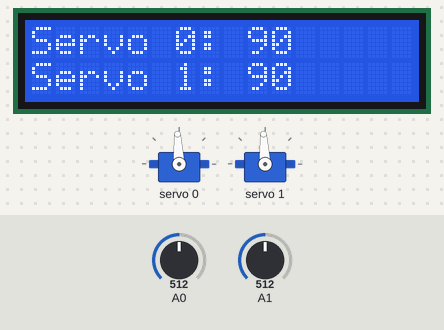
The program below on a simulated Arduino Uno, built with avr-gcc and run on an emulated ATmega328P. Parts: 16×2 character LCD, 2 × servo. Inputs (shaded band) come from the test bench; at power-on: A0 = 512, A1 = 512. What the program prints to the serial monitor is not drawn.

Above: at 1.2 s.
1.3 s: A0 set to 660
At 2.1 s:
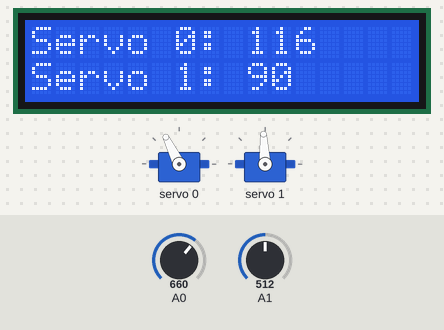
2.8 s: A1 set to 527
At 3.5 s:
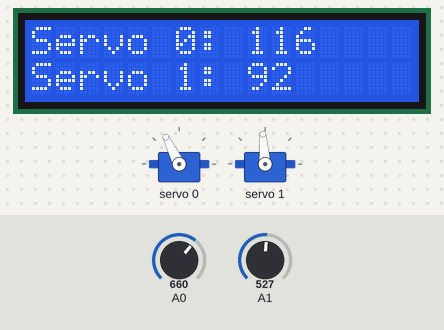
4.3 s: A0 set to 716
At 4.9 s:
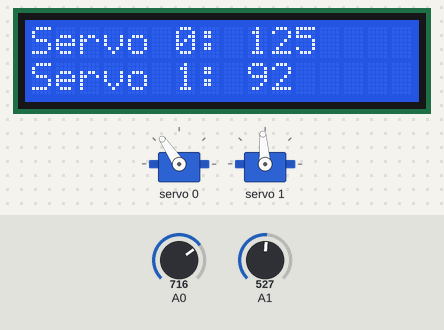
5.8 s: A1 set to 660
At 6.4 s:
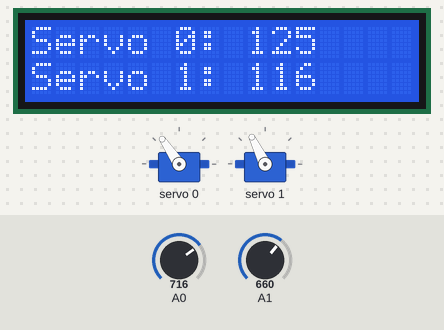
7.3 s: A1 set to 716
At 7.9 s:
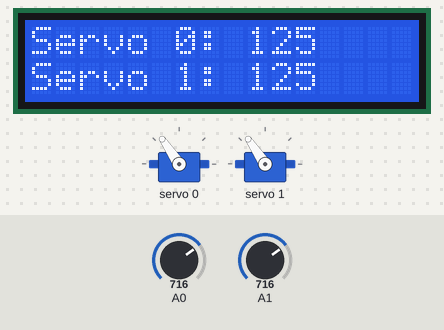
8.9 s: A0 set to 700
At 9.4 s:
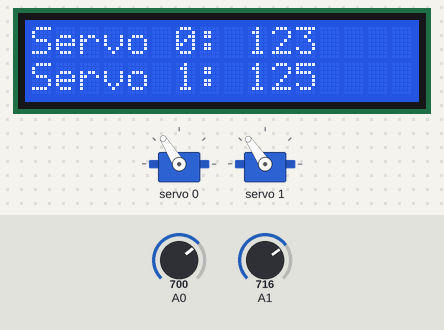
Timing chart, 0 to 11.4 s (numbered marks = the images above; inputs shaded):
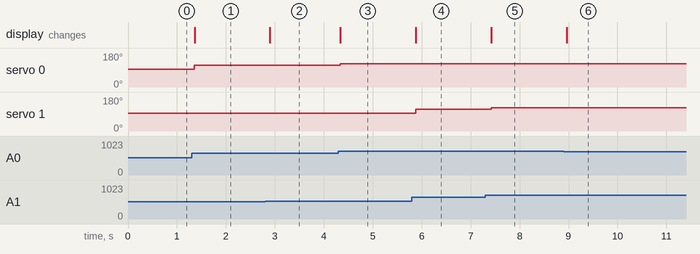

The program:

main.cpp
```cpp
// Arduino framework
#include <Arduino.h>

// PCF8574 for I2C LCD
#include <LiquidCrystal_PCF8574.h>

// I2C communication
#include <Wire.h>

// Adafruit PWM library
#include <Adafruit_PWMServoDriver.h>

// Define I2C address - change if required
const int i2c_addr = 0x3F;

// Define LCD object
LiquidCrystal_PCF8574 lcd(i2c_addr);

// PWM parameter definitions
#define MIN_PULSE_WIDTH       650
#define MAX_PULSE_WIDTH       2350
#define FREQUENCY             50

// Define PWM object
Adafruit_PWMServoDriver pwm = Adafruit_PWMServoDriver();

// Define potentiometer inputs
int control0 = A0;
int controle1 = A1;

// Define motor oupute on PCA9685 board
int motor0 = 0;
int motor1 = 1;

// Define motor position variables
int mtrDegree0;
int mtrDegree1;

// Define motor previous position variables
int mtrPrevDegree0 = 0;
int mtrPrevDegree1 = 0;

// Variable to determine if display needs updating
boolean updatedisplay = 0;

// Function to move motor to specific position
void moveMotorDeg(int moveDegree, int motorOut){
  int pulse_wide, pulse_width;

  // Convert to pulse width
  pulse_wide = map(moveDegree, 0, 180, MIN_PULSE_WIDTH, MAX_PULSE_WIDTH);
  pulse_width = int(float(pulse_wide) / 1000000 * FREQUENCY * 4096);

  // Control motor
  pwm.setPWM(motorOut, 0 ,pulse_width);
}

// Function to convert potentiometer position into servo angle
int getDegree(int controlIn){
  int potVal,srvDegree;
   // Read values from potentiometer
   potVal = analogRead(controlIn);

   // Calculate angle in degrees
   srvDegree = map(potVal, 0, 1023, 0, 180);

   // Return angle in degrees
   return srvDegree;
}

void setup() {
  // Setup PWM controller object
  pwm.begin();
  pwm.setPWMFreq(FREQUENCY);

  // Set display type as 16 char, 2 rows
  lcd.begin(16,2);

  // Turn on LCD Backlight
  lcd.setBacklight(255);

  // Clear the display
  lcd.clear();
  lcd.home();

  // Print on first row of LCD
  lcd.setCursor(0,0);
  lcd.print("Servo 0: 0");

  // Print on second row of LCD
  lcd.setCursor(0,1);
  lcd.print("Servo 1: 0");

  // Start Serial Monitor
  Serial.begin(19200);
}

void loop() {
  // Contorl Servo motor0

  // Get desired position
  mtrDegree0 = getDegree(control0);

  // Move motor only if control position has changed
  if (mtrDegree0 != mtrPrevDegree0)
  {
    // Move motor
    moveMotorDeg(mtrDegree0,motor0);
    // Update motor moved variable
    updatedisplay = 1;
    // Update previous position
    mtrPrevDegree0 = mtrDegree0;
  }

  // Contorl Servo motor1

  // Get desired position
  mtrDegree1 = getDegree(controle1);

  // Move motor only if control position has changed
  if (mtrDegree1 != mtrPrevDegree1)
  {
    // Move motor
    moveMotorDeg(mtrDegree1,motor1);
    // Update motor moved variable
    updatedisplay = 1;
    // Update previous position
    mtrPrevDegree1 = mtrDegree1;
  }

  // Update display if required
  if (updatedisplay == 1)
  {
    // Clear the display
    lcd.clear();
    lcd.home();

    // Print on first row of LCD
    lcd.setCursor(0,0);
    lcd.print("Servo 0: ");
    lcd.print(mtrDegree0);

    // Print on second row of LCD
    lcd.setCursor(0,1);
    lcd.print("Servo 1: ");
    lcd.print(mtrDegree1);
  }

  // Print to serial monitor
    Serial.print("Motor 0: ");
    Serial.print(mtrDegree0);
    Serial.print("\t");
    Serial.print("Motor 1: ");
    Serial.print(mtrDegree1);

  // Reset the motor moved variabla
  updatedisplay = 0;

  // Add short delay
  delay(100);

}
```

Measured:
- after the input at 1.3 s, servo 0: 93° → 116° after 0.06 s; the display: changes after 0.06 s (image 1)
- after the input at 2.8 s, servo 1: 93° → 94° after 0.10 s; the display: changes after 0.10 s (image 2)
- after the input at 4.3 s, servo 0: 116° → 124° at once; the display: changes at once (image 3)
- after the input at 5.8 s, servo 1: 94° → 116° after 0.08 s; the display: changes after 0.08 s (image 4)
- after the input at 7.3 s, servo 1: 116° → 124° after 0.12 s; the display: changes after 0.12 s (image 5)
- after the input at 8.9 s, servo 0: 124° → 122° after 0.07 s; the display: changes after 0.07 s (image 6)
